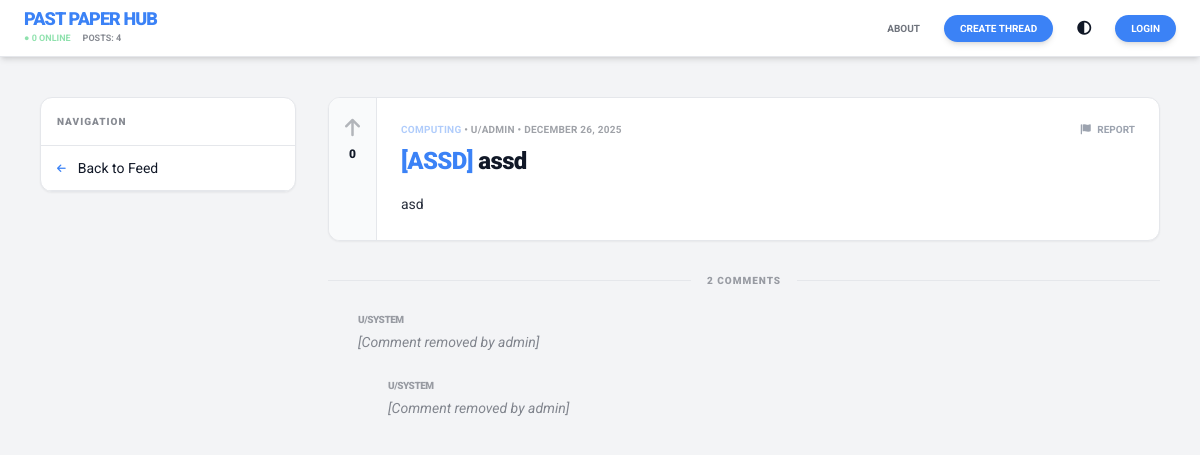
Page /thread/3 on the committed database.
### app.py (models this page shows)
class Thread(db.Model):
    id = db.Column(db.Integer, primary_key=True)
    faculty = db.Column(db.String(50))
    subject_code = db.Column(db.String(20))
    subject_name = db.Column(db.String(100))
    content = db.Column(db.Text)
    file_path = db.Column(db.String(200), nullable=True)
    author = db.Column(db.String(20))
    date_posted = db.Column(db.DateTime, default=lambda: datetime.now(timezone.utc))
    votes = db.relationship('Vote', backref='thread', cascade="all, delete-orphan")
    comments = db.relationship('Comment', backref='thread', cascade="all, delete-orphan")

class Comment(db.Model):
    id = db.Column(db.Integer, primary_key=True)
    content = db.Column(db.Text)
    author = db.Column(db.String(20))
    thread_id = db.Column(db.Integer, db.ForeignKey('thread.id'))
    parent_id = db.Column(db.Integer, db.ForeignKey('comment.id'))
    replies = db.relationship('Comment', backref=db.backref('parent', remote_side=[id]), lazy=True)
    votes = db.relationship('Vote', backref='comment', cascade="all, delete-orphan")

### app.py (the view)
@app.route('/thread/<int:thread_id>')
def view_thread(thread_id):
    t = Thread.query.get_or_404(thread_id)
    return render_template('thread.html', thread=t)

### app.py (called while the page is built)
@app.context_processor
def inject_globals():
    user_votes = []
    if 'user' in session:
        v_list = Vote.query.filter_by(user_id=session['user']).all()
        user_votes = [f"t{v.thread_id}" if v.thread_id else f"c{v.comment_id}" for v in v_list]
    return dict(
        uv=user_votes,
        total_posts=Thread.query.count(),
        total_votes=Vote.query.count(),
        online_users=active_users,
        site_name="Mael's Blueprint"
    )

### templates/thread.html (shortened to what this page needs)
<!DOCTYPE html>
<html lang="en">
<head>
    <script src="https://cdn.tailwindcss.com"></script>
    <link rel="stylesheet" href="https://cdnjs.cloudflare.com/ajax/libs/font-awesome/6.0.0/css/all.min.css">
</head>
<body class="bg-gray-100 dark:bg-[#030303] text-gray-900 dark:text-[#D7DADC] min-h-screen transition-colors">
    <nav class="sticky top-0 z-50 bg-white dark:bg-[#1A1A1B] border-b dark:border-[#343536] px-6 py-2 flex justify-between items-center shadow-md">
        <div class="flex items-center gap-6">
            <div class="flex flex-col cursor-pointer" onclick="location.href='/'">
                <h1 class="font-black text-lg text-blue-500 leading-none uppercase tracking-tighter">Past Paper Hub</h1>
                <div class="flex gap-3 text-[9px] font-bold opacity-50 uppercase mt-1">
                    <span class="text-green-500">● <span id="online-count">{{ online_users }}</span> Online</span>
                    <span>Posts: {{ total_posts }}</span>
                </div>
            </div>
        </div>
        <div class="flex items-center gap-4">
            <a href="/about" class="text-[10px] font-bold uppercase opacity-60 hover:opacity-100 transition-all mr-2">About</a>
            <a href="/create-thread" class="bg-blue-500 hover:bg-blue-600 text-white px-4 py-1.5 rounded-full text-[10px] font-bold uppercase shadow-md transition-all">Create Thread</a>
            <button onclick="toggleDarkMode()" class="p-2 rounded-full hover:bg-gray-100 dark:hover:bg-gray-800 transition-colors">
                <i class="fas fa-adjust text-sm"></i>
            </button>
            {% if session['user'] %}
                <div class="flex flex-col items-end border-l dark:border-[#343536] pl-4">
                    <span class="text-[10px] font-bold">u/{{ session['user'] }}</span>
                    <a href="/logout" class="text-[9px] text-red-500 font-bold uppercase hover:underline">Logout</a>
                </div>
            {% else %}
                <button onclick="document.getElementById('auth-modal').classList.remove('hidden')" class="bg-blue-500 text-white px-4 py-1.5 rounded-full text-[10px] font-bold uppercase shadow-md">Login</button>
            {% endif %}
        </div>
    </nav>
    <main class="max-w-6xl mx-auto px-4 grid grid-cols-12 gap-8 py-10">
        <aside class="col-span-12 md:col-span-3">
            <div class="bg-white dark:bg-[#1A1A1B] rounded-xl border dark:border-[#343536] overflow-hidden shadow-sm sticky top-20">
                <div class="p-4 border-b dark:border-[#343536]">
                    <h3 class="text-[10px] font-black uppercase opacity-50 tracking-widest">Navigation</h3>
                </div>
                <div class="flex flex-col">
                    <a href="/" class="flex items-center gap-3 px-4 py-3 text-sm hover:bg-gray-50 dark:hover:bg-gray-800 border-b dark:border-[#343536] transition">
                        <i class="fas fa-arrow-left text-blue-500 text-[10px]"></i> Back to Feed
                    </a>
                </div>
            </div>
        </aside>
        <div class="col-span-12 md:col-span-9">
            <div class="bg-white dark:bg-[#1A1A1B] rounded-xl border dark:border-[#343536] flex shadow-sm mb-8 overflow-hidden">
                <div class="w-12 bg-gray-50 dark:bg-[#151516] flex flex-col items-center py-4 gap-1 border-r dark:border-[#343536]">
                    <a href="/vote/thread/{{thread.id}}" class="{{ 'text-orange-500' if 't'~thread.id in uv else 'opacity-30' }} hover:text-orange-500 transition-all">
                        <i class="fas fa-arrow-up text-xl"></i>
                    </a>
                    <span class="text-xs font-black">{{ thread.votes|length }}</span>
                </div>
                <div class="p-6 flex-1">
                    <div class="flex justify-between items-center mb-2">
                        <span class="text-[10px] font-bold opacity-40 uppercase tracking-wide">
                            <span class="text-blue-500">{{ thread.faculty }}</span> • u/{{ thread.author }} • {{ thread.date_posted.strftime('%B %d, %Y') }}
                        </span>
                        <div class="flex gap-4">
                            <button onclick="openReport('{{thread.id}}', 'thread')" class="text-[10px] font-bold text-gray-400 hover:text-red-500 transition-all"><i class="fas fa-flag mr-1"></i> REPORT</button>
                        </div>
                    </div>
                    <h1 class="text-2xl font-black tracking-tight">
                        <span class="text-blue-500">[{{thread.subject_code}}]</span> {{thread.subject_name}}
                    </h1>
                    <div class="mt-4 text-sm leading-relaxed whitespace-pre-wrap opacity-90">{{thread.content}}</div>
                </div>
            </div>
            <div class="mt-8">
                <div class="flex items-center gap-2 mb-6">
                    <div class="h-[1px] flex-1 bg-gray-200 dark:border-[#343536]"></div>
                    <h3 class="text-[10px] font-black uppercase opacity-40 tracking-widest px-2">{{ thread.comments|length }} Comments</h3>
                    <div class="h-[1px] flex-1 bg-gray-200 dark:border-[#343536]"></div>
                </div>
                <div class="space-y-4">
                    {% macro render_c(c) %}
                    {% set is_removed = (c.content == "[Comment removed by admin]") %}
                    <div class="border-l-2 border-gray-100 dark:border-[#343536] pl-4 mt-6 transition-all hover:border-blue-500/50">
                        <div class="flex items-start gap-3 group/comment">
                            <div class="flex-1">
                                <div class="flex justify-between items-center">
                                    <div class="text-[10px] font-black opacity-40 mb-1 uppercase tracking-tighter">u/{{c.author}}</div>
                                </div>
                                <p class="text-sm leading-relaxed {{ 'italic opacity-50' if is_removed else 'text-gray-800 dark:text-gray-200' }}">
                                    {{c.content}}
                                </p>
                                <div class="mt-2">
                                    {% for r in c.replies %} {{ render_c(r) }} {% endfor %}
                                </div>
                            </div>
                        </div>
                    </div>
                    {% endmacro %}
                    {% for c in thread.comments if not c.parent_id %} {{ render_c(c) }} {% endfor %}
                </div>
            </div>
        </div>
    </main>
</body>
</html>

### templates/thread.html (style rules this page uses)
body { font-family: 'Roboto', sans-serif; }

### rows in the picture
Thread: faculty "COMPUTING", author "ADMIN", date_posted "DECEMBER 26, 2025", subject_code "ASSD", subject_name "assd", content "asd"
Comment: author "SYSTEM", content "[Comment removed by admin]"
Comment: author "SYSTEM", content "[Comment removed by admin]"

### other values in the picture
{{ online_users }} "0"
{{ total_posts }} "4"
{{ thread.votes|length }} "0"
{{ thread.comments|length }} "2"
